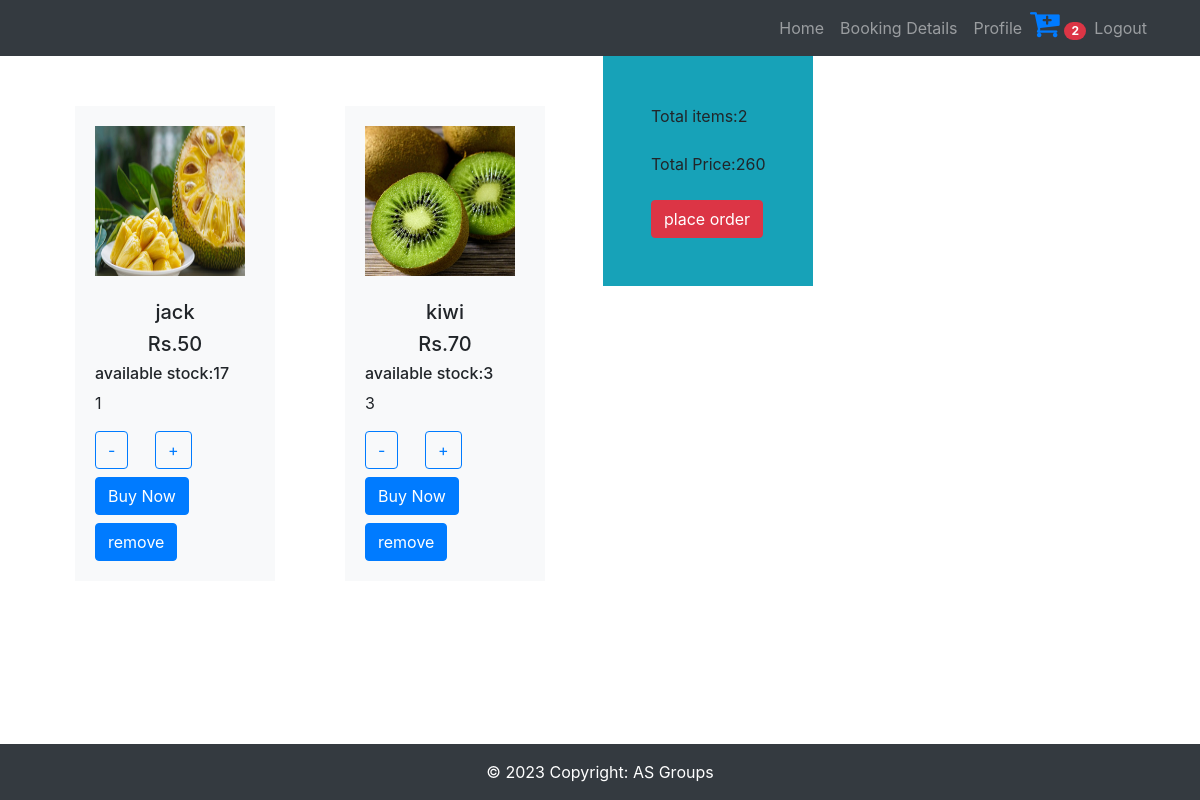
Page /cart/ (signed in) on the committed database.
### app1/models.py (models this page shows)
class Cart(models.Model):
    product_details=models.ForeignKey(product,on_delete=models.CASCADE)
    user_details=models.ForeignKey(register,on_delete=models.CASCADE)
    quantity=models.IntegerField(default=1)
    total_price=models.IntegerField()

class product(models.Model):
    pid = models.IntegerField(primary_key=True)
    pname=models.CharField(max_length=10)
    price=models.IntegerField()
    quantity=models.IntegerField()
    image=models.FileField()

### app1/views.py (the view)
# urls.py: path('cart/',views.display_product),
def display_product(request):
    if 'id' in request.session:
        u=register.objects.get(username=request.session['id'])
        b=Cart.objects.filter(user_details=u)
        qty=1
        total=0
        for i in b:
            total+=i.product_details.price*i.quantity
        return render(request,'display-product.html',{'data':b,'total':total})
    return redirect(login)

### template/display-product.html (shortened to what this page needs)
<!DOCTYPE html>
<html lang="en">
<head>
  {% extends "header.html" %}
{% block nav %}
<li class="nav-item"><a class="nav-link" href="../uhome">Home</a></li>
<li class="nav-item"><a class="nav-link" href="../book_details">Booking Details</a></li>
<li class="nav-item"><a class="nav-link" href="../profile">Profile</a></li>
    <li class="nav-item "><a href="">
    <i class="fa fa-cart-plus fa-2x"></i>
    <span class="badge badge-pill badge-danger">{% if data %}{{ data.count }}{% else %}0{% endif %}</span>
</a></li>
<li class="nav-item"><a class="nav-link" href="../user_logout">Logout</a></li>
{% endblock nav %}
{% block body %}
{% for i in data %}
<div class="row float-left col-lg-3" style="padding:50px;">
        <div class="container col-lg-12 mh-100 bg-light" style="display:flex;margin-left:40px;padding:20px;" >
        <div class="img-wrapper">
		<img src="{{i.product_details.image.url}}" height="150" width="150"><br><br>
            <h5 style="text-align:center;">{{i.product_details.pname}}</h5>
        <h5 style="text-align:center;" >Rs.{{i.product_details.price}}</h5>
<h6>available stock:{{i.product_details.quantity}}</h6>
<p>{{i.quantity}}</p>
<form method="post" action="{% url 'decrement_quantity' cart_id=i.pk %}" >
    <button type="submit" class="btn btn-outline-primary">-</button>
</form>
<form method="post" action="{% url 'increment_quantity' cart_id=i.pk %}" style="margin-left:60px;margin-top:-38px;">
    <button type="submit" class="btn btn-outline-primary">+</button>
</form>
            <a href="../single_booking/{{i.product_details.pk}}" class="btn btn-primary mt-2">Buy Now</a>
           <a href="../remove/{{i.pk}}"><button type="button" class="btn btn-primary mt-2" >remove</button></a>
        </div>
    </div>
</div>
{% endfor %}
<div class="row col-6">
    <div class="ml-5 p-5 bg-info" style="box-shadow: 10px black;">
        Total items:{% if data %}{{ data.count }}{% else %}0{% endif %}
        <br><br>
        Total Price:{{total}}
        <br><br>
        <a href="../multiple_booking" class="btn btn-danger">place order</a>
    </div>
</div>
{% endblock body %}

### rows in the picture
Cart: product_details.image (picture), product_details.pname "jack", product_details.price "50", product_details.quantity "17", quantity "1"
Cart: product_details.image (picture), product_details.pname "kiwi", product_details.price "70", product_details.quantity "3", quantity "3"

### other values in the picture
{{ data.count }} "2"
{{ total }} "260"
